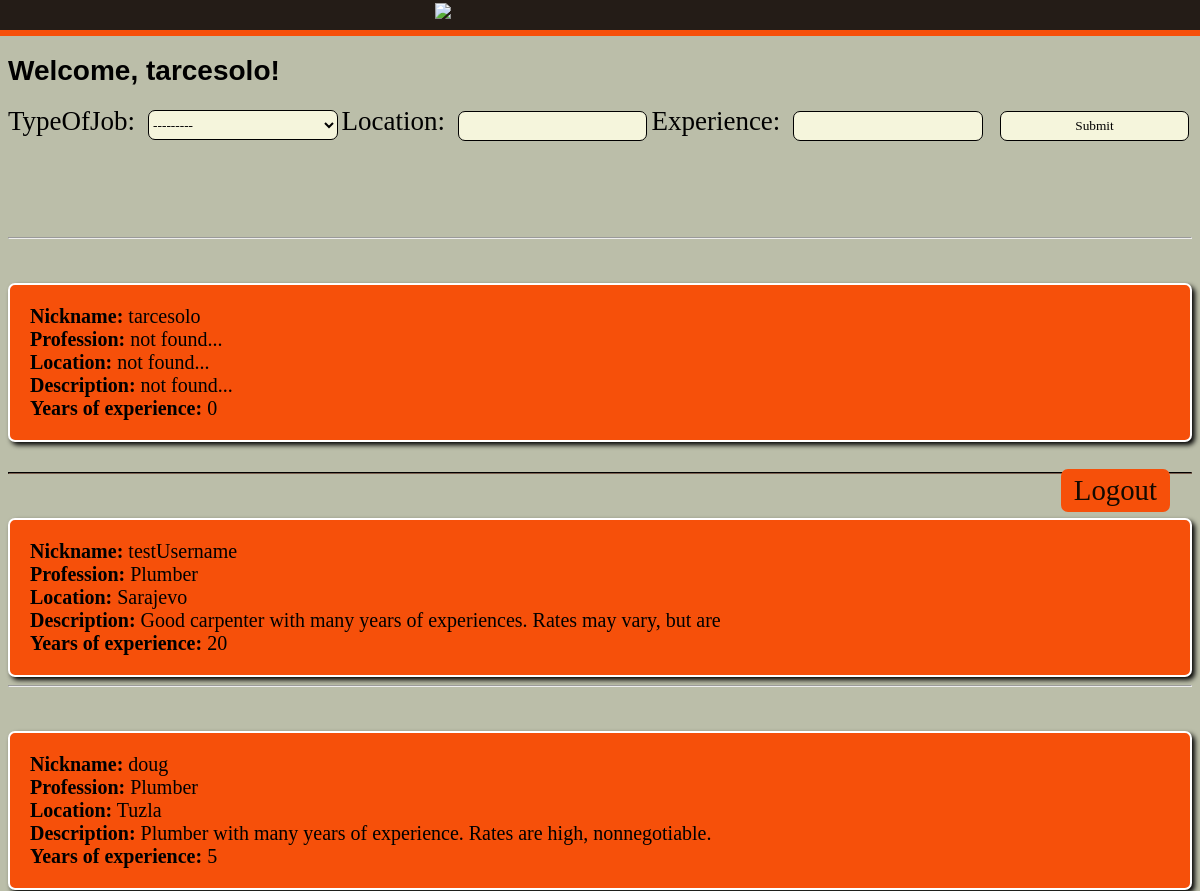
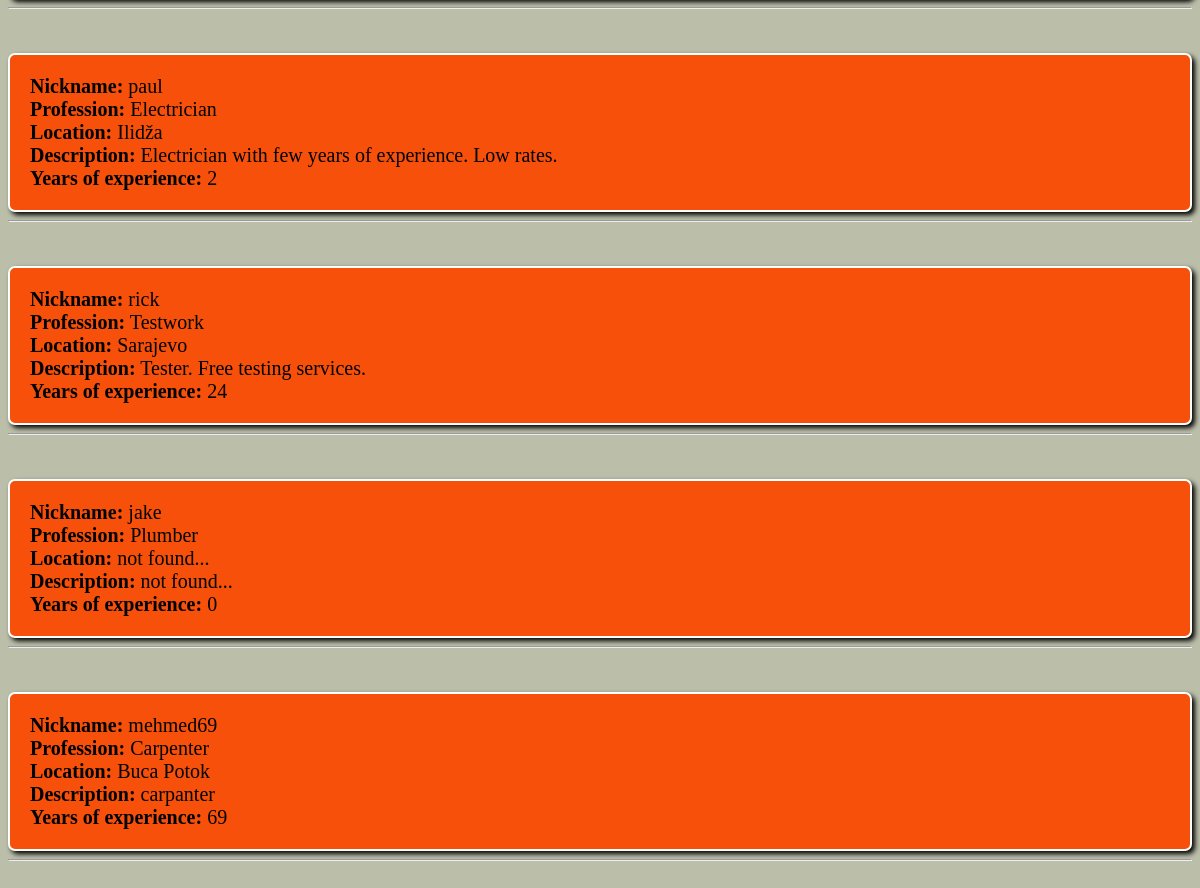
The page /customlanding/ (signed in) on the database its author committed (2 pictures, top to bottom).
### accounts/models.py (models this page shows, shortened)
class UserProfile(models.Model):
	user = models.OneToOneField(User, on_delete=models.CASCADE)
	PROFILES = (	('Customer', 'Customer'),
				('Handyman', 'Handyman'))
	JOBS = (	('Plumber', 'Plumber'),
				('Carpenter', 'Carpenter'),
				('Electrician', 'Electrician'),
				('Testwork', 'Testwork')
		)
	typeOfProfile = models.CharField(max_length=100, choices=PROFILES)
	typeOfJob = models.CharField(max_length=100, choices=JOBS, default="not found...", blank=True)
	description = models.TextField(default='not found...', blank=True)
	location = models.CharField(max_length=50, default='not found...', blank=True)
	experience = models.IntegerField(default=0, blank=True)
	avatar = models.ImageField(blank=True, null=True)

### accounts/views.py (the view)
# urls.py: path('customlanding/', views.home, name="home"),
@login_required(login_url='login')
def home(request):
	profile_form = UserProfileForm()
	orders = UserProfile.objects.all()
	myFilter = HandyFilter(request.GET, queryset=orders)
	orders = myFilter.qs
	return render(request, 'accounts/customlanding.html', {'all':orders, 'myFilter':myFilter})

### accounts/templates/accounts/customlanding.html (shortened to what this page needs)
<html>
<body>
<div id="naranc">
<img src="https://i.imgur.com/0zJppMw.png" id="logo">
</div>
<div id="naranc2">
</div>
<h1>Welcome, {{request.user}}!</h1>
<span id="logout" class="log"><a href="/logout/">Logout</a></span>
<form action="" method="GET">
{{ myFilter.form }}
<input type="submit" name="submit">
</form>
<br><br><br><br><hr>
<div class="kartice">
	<br><br>
{% for item in all %}
<div class="c1">
	<p>Nickname:</p>  {{item.user.username}}				<br>
	<p>Profession:</p> 	  {{item.typeOfJob}}		     <br>
	<p>Location:</p>   {{item.location}}				 <br>
	<p>Description:</p>   {{item.description}}			 <br>
	<p>Years of experience:</p>  {{item.experience}}	    <br></div>
	<hr><br><br>
</div>
{% endfor %}
</body>
</html>

### accounts/templates/accounts/customlanding.html (style rules this page uses)
body { background-color: #bbbea9; }
h1 { font-family: arial; font-size: 28px; }
.kartice hr { margin-top: 30px; border-color: #241C17; background-color: #241C17; }
.log { font-size: 180%; font-family: arial light; color: white; position: absolute; right: 2.5%; top: 26%; border: 5px solid #f6500a; border-radius: 7px; background-color: #f6500a; }
.log a { text-decoration: none; color: #130a01; padding: 8px; }
#naranc { margin: -8px -8px 0px -8px; min-height: 30px; background-color: #241C17; }
#naranc2 { margin: 0px -8px 10px -8px; min-height: 6px; background-color: #f6500a; }
#logo { max-width: 28%; max-height: 28%; padding: 3px 3px 3px 3px; margin-left: 36%; margin-right: 36%; }
select { background-color: beige; width:16%; height: 30px; font-family: calibri; margin-left: 13px; border-radius:7px; border: solid 1px black; }
input { background-color: beige; width:16%; height: 30px; font-family: calibri; margin-left: 13px; border-radius:7px; border: solid 1px black; }
label { font-family: calibri; font-size: 27px; }
.c1 { background-color: #f75705; padding: 10px 30px 10px 30px; font-family: arial light; font-size: 20px; border: 6px solid #241C17; border-radius: 7px; border: solid white 2px; border-radius: 7px; background-color: #f6500a; box-shadow: 3px 3px 5px black; padding: 20px 20px 20px 20px; }
.c1 p { font-weight: bold; display: inline; }

### rows shown on the page
UserProfile: user.username "tarcesolo", typeOfJob "not found...", location "not found...", description "not found...", experience "0"
UserProfile: user.username "testUsername", typeOfJob "Plumber", location "Sarajevo", description "Good carpenter with many years of experiences. Rates may vary, but are", experience "20"
UserProfile: user.username "doug", typeOfJob "Plumber", location "Tuzla", description "Plumber with many years of experience. Rates are high, nonnegotiable.", experience "5"
UserProfile: user.username "paul", typeOfJob "Electrician", location "Ilidža", description "Electrician with few years of experience. Low rates.", experience "2"
UserProfile: user.username "rick", typeOfJob "Testwork", location "Sarajevo", description "Tester. Free testing services.", experience "24"
UserProfile: user.username "jake", typeOfJob "Plumber", location "not found...", description "not found...", experience "0"
UserProfile: user.username "mehmed69", typeOfJob "Carpenter", location "Buca Potok", description "carpanter", experience "69"

### other values the page prints
{{ request.user }} "tarcesolo"
